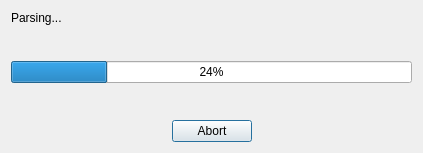
<?xml version="1.0" encoding="UTF-8"?>
<ui version="4.0">
 <class>ParseDialog</class>
 <widget class="QDialog" name="ParseDialog">
  <property name="windowModality">
   <enum>Qt::WindowModal</enum>
  </property>
  <property name="geometry">
   <rect>
    <x>0</x>
    <y>0</y>
    <width>423</width>
    <height>153</height>
   </rect>
  </property>
  <property name="windowTitle">
   <string>Processing XML file</string>
  </property>
  <layout class="QVBoxLayout" name="verticalLayout">
   <item>
    <widget class="QLabel" name="label">
     <property name="text">
      <string>Parsing...</string>
     </property>
    </widget>
   </item>
   <item>
    <spacer name="verticalSpacer">
     <property name="orientation">
      <enum>Qt::Vertical</enum>
     </property>
     <property name="sizeHint" stdset="0">
      <size>
       <width>20</width>
       <height>40</height>
      </size>
     </property>
    </spacer>
   </item>
   <item>
    <widget class="QProgressBar" name="progressBar">
     <property name="maximum">
      <number>100</number>
     </property>
     <property name="value">
      <number>24</number>
     </property>
     <property name="textVisible">
      <bool>true</bool>
     </property>
     <property name="format">
      <string>%p%</string>
     </property>
    </widget>
   </item>
   <item>
    <spacer name="verticalSpacer_2">
     <property name="orientation">
      <enum>Qt::Vertical</enum>
     </property>
     <property name="sizeHint" stdset="0">
      <size>
       <width>20</width>
       <height>40</height>
      </size>
     </property>
    </spacer>
   </item>
   <item>
    <layout class="QHBoxLayout" name="horizontalLayout">
     <item>
      <spacer name="horizontalSpacer">
       <property name="orientation">
        <enum>Qt::Horizontal</enum>
       </property>
       <property name="sizeHint" stdset="0">
        <size>
         <width>40</width>
         <height>20</height>
        </size>
       </property>
      </spacer>
     </item>
     <item>
      <widget class="QPushButton" name="pushButton">
       <property name="text">
        <string>Abort</string>
       </property>
      </widget>
     </item>
     <item>
      <spacer name="horizontalSpacer_2">
       <property name="orientation">
        <enum>Qt::Horizontal</enum>
       </property>
       <property name="sizeHint" stdset="0">
        <size>
         <width>40</width>
         <height>20</height>
        </size>
       </property>
      </spacer>
     </item>
    </layout>
   </item>
  </layout>
 </widget>
 <resources/>
 <connections/>
</ui>
